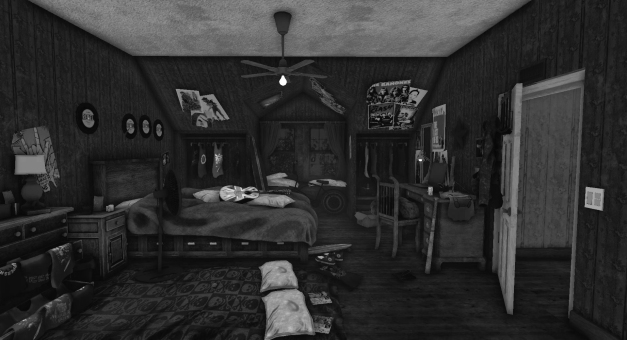
#> input picture 1exercise/example_03.jpeg, 627 x 340 px
$ python noise_generator.py
#> lines starting #> are read from the running program, lines starting #| are printed output that depends on the picture
import cv2 as cv
import numpy as np

img = cv.imread('example_03.jpeg', 0)
#> img is the input picture: shape (340, 627); min 6, max 254, mean 47
# Normalize the input image
img = np.divide(img, 255)

noise = 0.10 * np.random.rand(img.shape[0], img.shape[1]) - 0.05

noisy_image = np.add(img, noise)

cv.imshow('original', img)
cv.imshow('noise', noise)
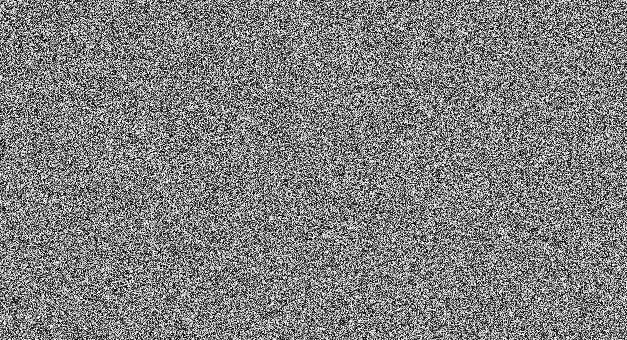
#> window 'noise': shape (340, 627) float64; min -0.05, max 0.05, mean 8.78e-05; drawn with min black and max white
cv.imshow('noisy_image', noisy_image)
cv.waitKey(0)
cv.destroyAllWindows()

$ run again, with 1exercise/example_01.png saved as 1exercise/example_03.jpeg
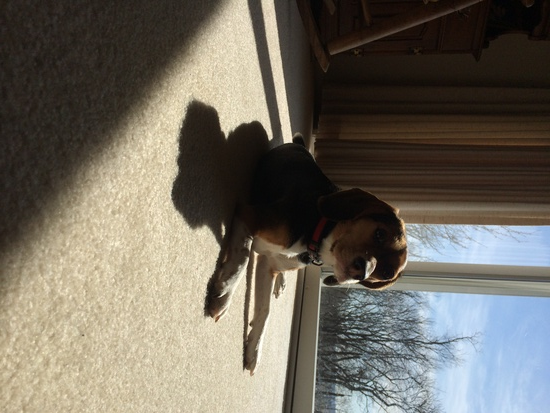
#> input picture 1exercise/example_01.png, 550 x 413 px
#> `img = cv.imread('example_03.jpeg', 0)`:
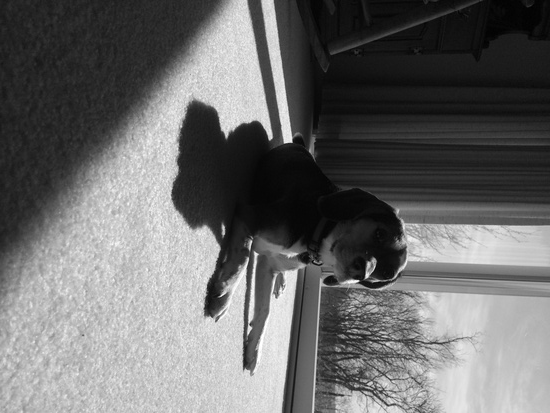
#> img: shape (413, 550); min 0, max 255, mean 107.3
#> `cv.imshow('noise', noise)`:
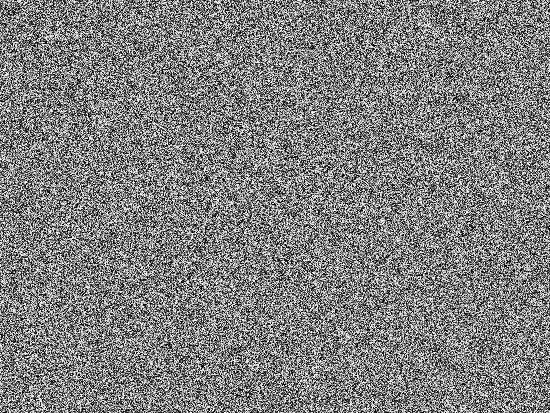
#> window 'noise': shape (413, 550) float64; min -0.05, max 0.05, mean 7.18e-05; drawn with min black and max white

$ run again, with 1exercise/example_02.png saved as 1exercise/example_03.jpeg
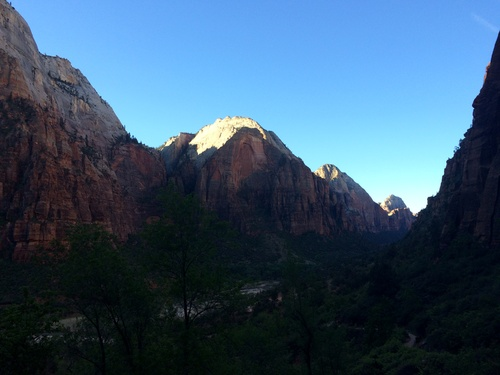
#> input picture 1exercise/example_02.png, 500 x 375 px
#> `img = cv.imread('example_03.jpeg', 0)`:
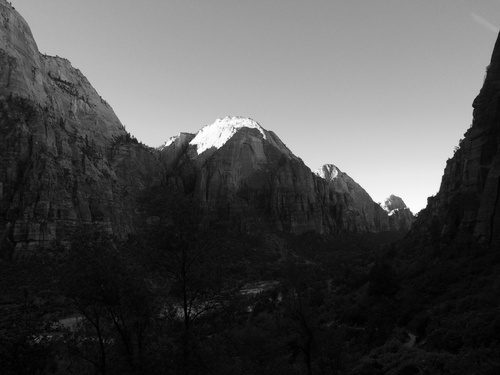
#> img: shape (375, 500); min 0, max 255, mean 79.7
#> `cv.imshow('noise', noise)`:
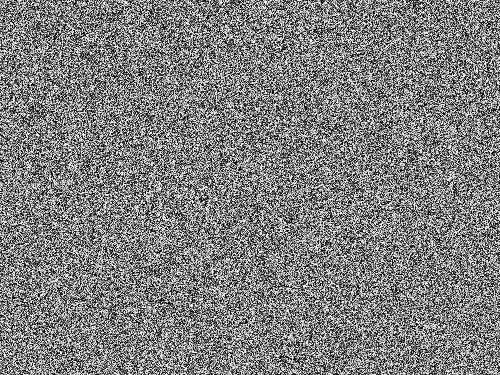
#> window 'noise': shape (375, 500) float64; min -0.05, max 0.05, mean 8.62e-05; drawn with min black and max white
